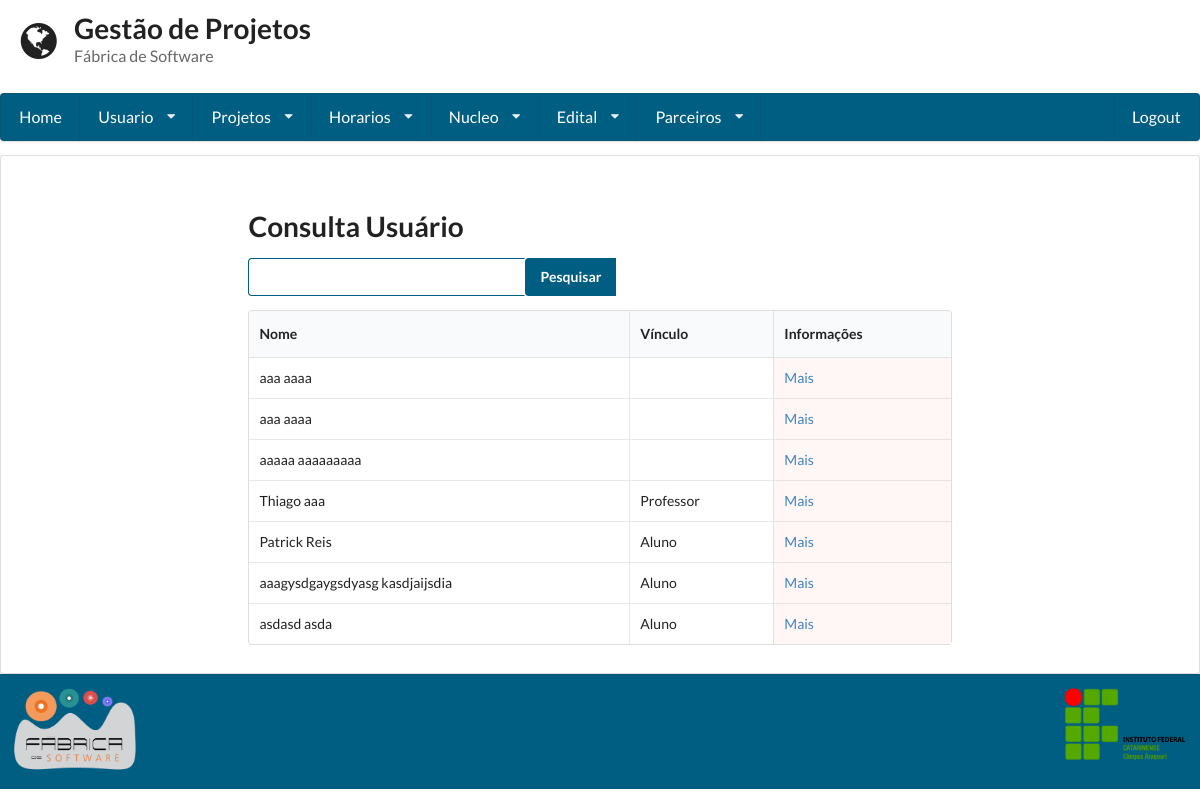
/consulta_usuario/ (signed in), run on the app's committed database.
### gestaoapp/models/usuario.py (models this page shows, shortened)
class Usuario(User):
	PERIODO_CHOICES = (
		('primeiro', '1° Semestre'),
		('segundo', '2° Semestre'),
		('terceiro', '3° Semestre'),
		('quarto', '4° Semestre'),
		('quinto', '5° Semestre'),
		('sexto', '6° Semestre'),
		('setimo', '7° Semestre'),
		('oitavo', '8° Semestre'),
		('nono', '9° Semestre'),
		('decimo', '10° Semestre'),
	)
	VINCULO_CHOICES = (
		('Aluno', 'Aluno'),
		('Professor', 'Professor'),
	)
	periodo = models.CharField(
		max_length=255,null=True, blank=True,
		choices=PERIODO_CHOICES
	)
	vinculo_institucional = models.CharField(
		max_length=255,null=True, blank=True,
		choices=VINCULO_CHOICES)
	email_opcional = models.EmailField(max_length=254, null=True, blank=True)
	matricula = models.CharField(max_length=255, unique = True)
	foto = models.ImageField('Imagem', upload_to='static/imagens/')
	carga_horaria = models.IntegerField(validators=[MaxValueValidator(100),MinValueValidator(1)])
	telefone1 = models.CharField(max_length=11)
	telefone2 = models.CharField(max_length=11, blank=True, null=True)
	curso = models.ForeignKey(Curso, null=True, blank=True)
	dia = models.ManyToManyField(Horario, blank=True)
	verificacao=models.CharField(max_length=255,null=True, blank=True, unique = True)
	lattes = models.URLField(null=True, blank=True)
	desc = models.TextField()

### gestaoapp/views/usuario.py (the view, shortened to what this page needs)
# urls.py: url(r'^consulta_usuario/', ConsultaUsuario.as_view()),
class ConsultaUsuario(LoginRequiredMixin, View):
	template = 'usuario/consulta.html'
	def get(self, request):
		form = Busca()
		usuario = Usuario.objects.all()
		return render(request, self.template, {'usuarios': usuario ,"form": form})

### gestaoapp/forms/busca.py
class Busca(forms.Form):
	nome = forms.CharField(label='Buscar', widget=forms.TextInput)

### gestaoapp/templates/usuario/consulta.html (shortened to what this page needs)
{% extends 'base.html'%}
{% block conteudo%}
<form method='POST' action='/consulta_usuario/' class="ui form">
 	<h1 class=" ui header">Consulta Usuário</h1>
 	<div class="ui action input">
  		{{form.nome}}
	    	<input type="submit" value="Pesquisar" class='icon search'>
	</div>
</form>
<table class="ui celled table">
	<thead>
		<tr>
			<th>Nome</th>
			<th>Vínculo</th>
			<th>Informações</th>
		</tr>
	</thead>
	<tbody>
	{% for usuario in usuarios %}
		<tr>
			<td>{{ usuario.first_name }} {{ usuario.last_name }}</td>
			<td>{{ usuario.vinculo_institucional }}</td>
			<td class="negative"><a href="../visualizar_usuario/{{usuario.id}}">Mais</a></td>
		</tr>
	{% endfor %}
	</tbody>
</table>
{%endblock%}

### static/semantic/base.css (style rules this page uses)
input.icon.search { background-color: #005e83 !important; color: #fff !important; font-weight: bold !important; }
input { border-color: #005E83 !important; }

### data on the page
Usuario: first_name "aaa", last_name "aaaa"
Usuario: first_name "aaa", last_name "aaaa"
Usuario: first_name "aaaaa", last_name "aaaaaaaaa"
Usuario: first_name "Thiago", last_name "aaa", vinculo_institucional "Professor"
Usuario: first_name "Patrick", last_name "Reis", vinculo_institucional "Aluno"
Usuario: first_name "aaagysdgaygsdyasg", last_name "kasdjaijsdia", vinculo_institucional "Aluno"
Usuario: first_name "asdasd", last_name "asda", vinculo_institucional "Aluno"
